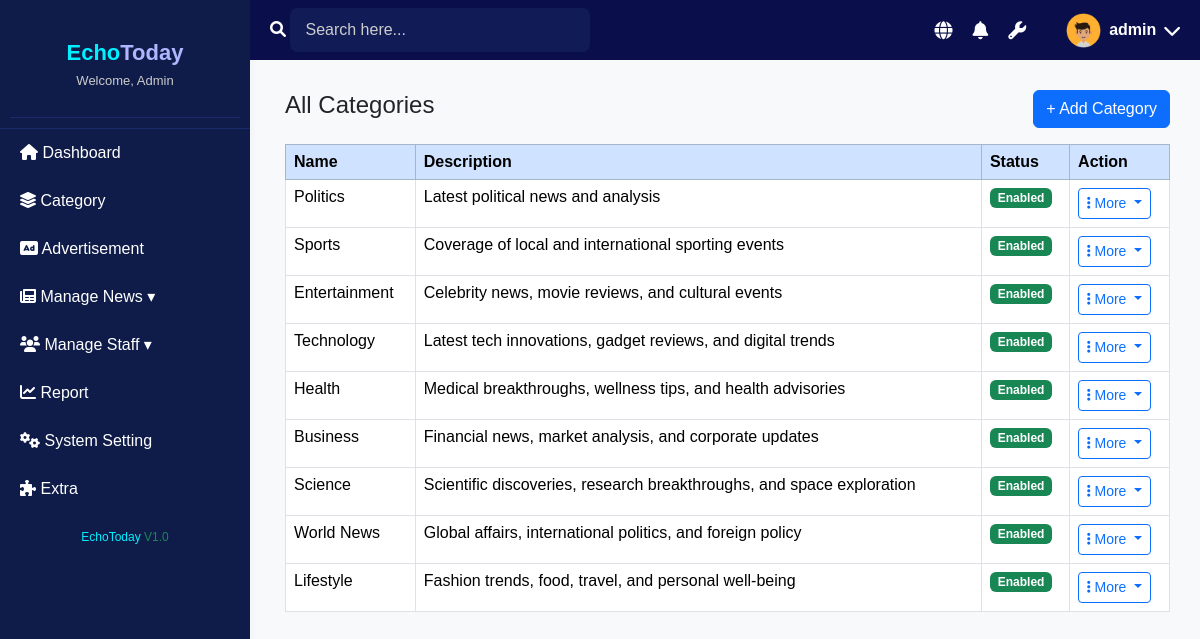
Screenshot of /admin/category.php with the database file from the repository.
### tables this page shows
CREATE TABLE `categories` (
  `id` int(11) NOT NULL,
  `name` varchar(50) NOT NULL,
  `slug` varchar(50) NOT NULL,
  `description` text DEFAULT NULL,
  `is_active` tinyint(1) DEFAULT 1,
  `display_order` int(11) DEFAULT 0,
  `created_at` timestamp NOT NULL DEFAULT current_timestamp(),
  `updated_at` timestamp NOT NULL DEFAULT current_timestamp() ON UPDATE current_timestamp()
);

### admin/category.php (the view, shortened to what this page needs)
<?php
include('../includes/db_connection.php');
include('../admin/admin_sidebar.php');
include('../admin/admin_header.php');
?>
<!DOCTYPE html>
<html lang="en">
<head>
    <link rel="stylesheet" href="https://cdn.jsdelivr.net/npm/bootstrap@5.3.2/dist/css/bootstrap.min.css">
    <link rel="stylesheet" href="css/admin_style.css">
    <link rel="stylesheet" href="https://cdnjs.cloudflare.com/ajax/libs/font-awesome/6.0.0-beta3/css/all.min.css">
</head>
<body>
    <div class="main-content">
        <div class="d-flex justify-content-between align-items-center mb-3">
            <h4>All Categories</h4>
            <a href="add_category.php" class="btn btn-primary">+ Add Category</a>
        </div>
        <?php
        $query = "SELECT * FROM categories ORDER BY display_order ASC";
        $result = mysqli_query($conn, $query);
        ?>
        <table class="table table-bordered table-hover">
            <thead class="table-primary">
                <tr>
                    <th>Name</th>
                    <th>Description</th>
                    <th>Status</th>
                    <th>Action</th>
                </tr>
            </thead>
            <tbody>
                <?php while ($row = mysqli_fetch_assoc($result)) : ?>
                    <tr>
                        <td><?= htmlspecialchars($row['name']) ?></td>
                        <td><?= htmlspecialchars($row['description']) ?></td>
                        <td>
                            <span class="badge bg-<?= $row['is_active'] ? 'success' : 'secondary' ?>">
                                <?= $row['is_active'] ? 'Enabled' : 'Disabled' ?>
                            </span>
                        </td>
                        <td>
                            <div class="dropdown">
                                <button class="btn btn-outline-primary btn-sm dropdown-toggle" type="button" data-bs-toggle="dropdown">
                                    <i class="fas fa-ellipsis-v"></i> More
                                </button>
                            </div>
                        </td>
                    </tr>
                <?php endwhile; ?>
            </tbody>
        </table>
    </div>
</body>
</html>

### admin/css/admin_style.css (style rules this page uses)
body { margin: 0; font-family: Arial, sans-serif; background: #f5f6fa; }
.main-content { margin-left: 250px; padding-top: 80px; padding: 20px; min-height: 100vh; background-color: #f5f6fa; }
.main-content { margin-left: 250px; padding: 50px; background-color: #f5f6fa; min-height: 100vh; }

### admin/category.php (style rules this page uses)
.main-content { margin-left: 255px; margin-top: 60px; padding: 30px; background-color: #f8f9fa; min-height: 100vh; }

### rows the page displays
categories: name "Politics", description "Latest political news and analysis", is_active "Enabled"
categories: name "Sports", description "Coverage of local and international sporting events", is_active "Enabled"
categories: name "Entertainment", description "Celebrity news, movie reviews, and cultural events", is_active "Enabled"
categories: name "Technology", description "Latest tech innovations, gadget reviews, and digital trends", is_active "Enabled"
categories: name "Health", description "Medical breakthroughs, wellness tips, and health advisories", is_active "Enabled"
categories: name "Business", description "Financial news, market analysis, and corporate updates", is_active "Enabled"
categories: name "Science", description "Scientific discoveries, research breakthroughs, and space exploration", is_active "Enabled"
categories: name "World News", description "Global affairs, international politics, and foreign policy", is_active "Enabled"
categories: name "Lifestyle", description "Fashion trends, food, travel, and personal well-being", is_active "Enabled"
